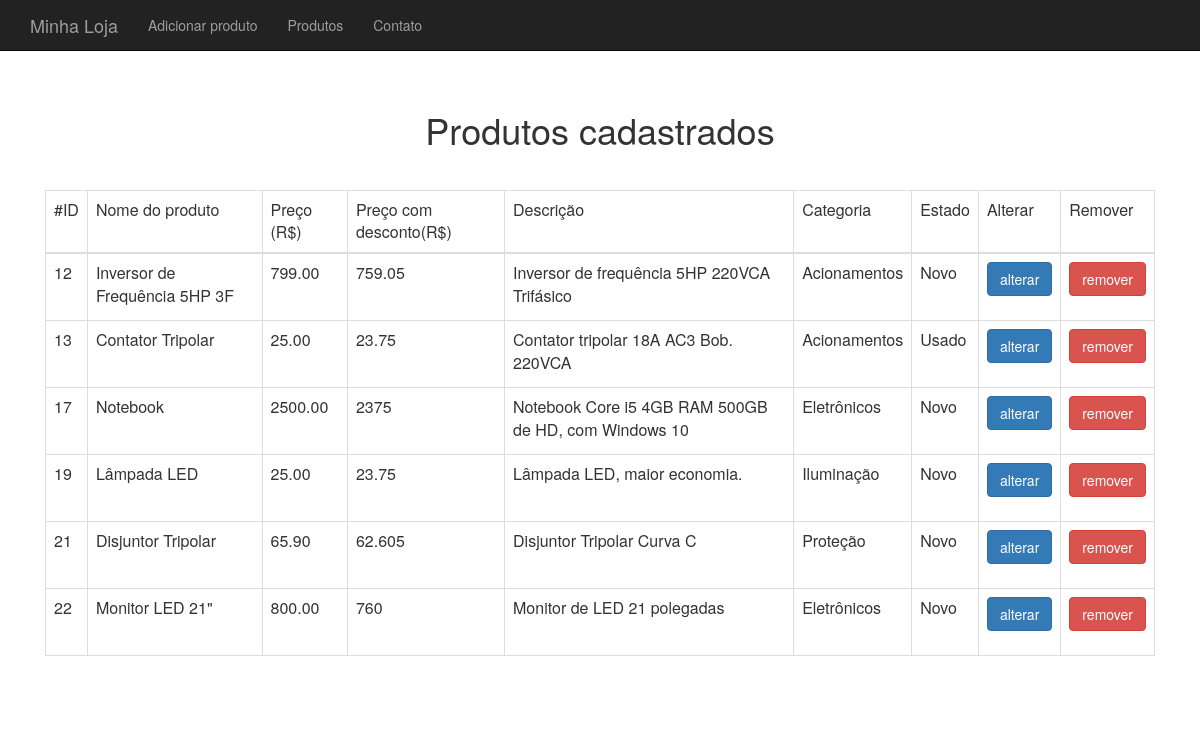
The app's page /produto-lista.php with its own data.
### tables this page shows
CREATE TABLE `produtos` (
  `id` int(11) NOT NULL,
  `nome` varchar(255) DEFAULT NULL,
  `preco` decimal(10,2) DEFAULT NULL,
  `descricao` mediumtext,
  `categoria_id` int(11) DEFAULT NULL,
  `usado` tinyint(1) DEFAULT '0'
);

CREATE TABLE `categorias` (
  `id` int(11) NOT NULL,
  `nome` varchar(255) NOT NULL
);

### banco-produto.php (called while the page is built, shortened)
<?php
require_once("class/Produto.php");
require_once("class/Categoria.php");
function listaProdutos($conexao) {
	$produtos = array();
	$resultado = mysqli_query($conexao, "select p.*,c.nome as categoria_nome
		from produtos as p join categorias as c on c.id=p.categoria_id");
	while($produto_array = mysqli_fetch_assoc($resultado)) {
		$categoria = new Categoria();
		$categoria->setNome ($produto_array['categoria_nome']);
		$nome = $produto_array['nome'];
		$descricao = $produto_array['descricao'];
		$preco = $produto_array['preco'];
		$usado = $produto_array['usado'];
		$produto = new Produto($nome, $preco, $descricao, $categoria, $usado);
		$produto->setId ($produto_array['id']);
		array_push($produtos, $produto);
	}
	return $produtos;
}

### class/Produto.php (called while the page is built, shortened)
<?php
class Produto {
	private $id;
	private $nome;
	private $descricao;
	private $categoria;
	private $usado;
	private $preco;
	function __construct($nome, $preco, $descricao, Categoria $categoria, $usado) {
		$this->nome = $nome;
		$this->preco = $preco;
		$this->descricao = $descricao;
		$this->categoria = $categoria;
		$this->usado = $usado;
	}
	public function precoComDesconto($desconto) {
		if ($desconto>0 && $desconto<=70) {
			return $this->preco -= $this->preco * ($desconto/100);
		} else {
			return "Desconto inválido...";
		}
	}
	public function getPreco() {
		return $this->preco;
	}
	public function getNome() {
		return $this->nome;
	}
	public function getId() {
		return $this->id;
	}
	public function setId($id) {
		if ($id != 0) {
			$this->id = $id;
		}
	}
	public function getDescricao() {
		return $this->descricao;
	}
	public function isUsado() {
		return $this->usado;
	}
	public function getCategoria() {
		return $this->categoria;
	}
}
 ?>

### class/Categoria.php (called while the page is built, shortened)
<?php
class Categoria {
	private $nome;
	public function getNome() {
		return $this->nome;
	}
	public function setNome($nome) {
		$this->nome = $nome;
	}
}
?>

### produto-lista.php (the view, shortened to what this page needs)
<?php
require_once("cabecalho.php");
require_once("banco-produto.php");
?>
<h1 style="margin-bottom: 40px;">Produtos cadastrados</h1>
<table class="table table-bordered table-hover">
	<thead>
		<td>#ID</td>
		<td>Nome do produto</td>
		<td>Preço (R$)</td>
		<td>Preço com desconto(R$)</td>
		<td>Descrição</td>
		<td>Categoria</td>
		<td>Estado</td>
		<td>Alterar</td>
		<td>Remover</td>
	</thead>
	<?php
		$produtos = listaProdutos($conexao);
		foreach($produtos as $produto) :
	?>
		<tr>
			<td><?= $produto->getId() ?></td>
			<td><?= $produto->getNome() ?></td>
			<td><?= $produto->getPreco() ?></td>
			<td><?= $produto->precoComDesconto(5)  ?></td>
			<td><?= substr($produto->getDescricao(), 0, 100) ?></td>
			<td><?= $produto->getCategoria()->getNome() ?></td>
			<td><?php if($produto->isUsado()){echo "Usado";} else {echo "Novo";}?></td>
			<td>
				<a href="altera-produto-formulario.php?id=<?=$produto->getId()?>" class="btn btn-primary" style="margin-bottom: 5px;">alterar</a>
			</td>
			<td>
				<form action="remove-produto.php" method="post">
					<button class="btn btn-danger">remover</button>
				</form>
			</td>
		</tr>
	<?php
		endforeach
	?>
</table>
<?php include("rodape.php") ?>

### cabecalho.php (shortened to what this page needs)
<html>
<head>
    <link href="css/bootstrap/bootstrap.css" rel="stylesheet" />
    <link href="css/loja.css" rel="stylesheet" />
</head>
<body>
	<div class="navbar navbar-inverse navbar-fixed-top">
		<div class="container">
			<div class="navbar-header">
				<a class="navbar-brand" href="index.php">Minha Loja</a>
			</div>
			<div>
				<ul class="nav navbar-nav">
					<li><a href="produto-formulario.php">Adicionar produto</a></li>
					<li><a href="produto-lista.php">Produtos</a></li>
					<li><a href="contato.php">Contato</a></li>
				</ul>
			</div>
		</div>
	</div>
    <div class="container">
        <div class="principal">

### rodape.php
        </div>
    </div>
</body>
</html>

### css/loja.css (style rules this page uses)
body { padding-top: 50px; }
.principal { padding: 40px 15px; text-align: center; }

### records on screen
produtos: id "12", nome "Inversor de Frequência 5HP 3F", preco "799.00", precoComDesconto "759.05", descricao "Inversor de frequência 5HP 220VCA Trifásico", categoria.nome "Acionamentos", usado "Novo"
produtos: id "13", nome "Contator Tripolar", preco "25.00", precoComDesconto "23.75", descricao "Contator tripolar 18A AC3 Bob. 220VCA", categoria.nome "Acionamentos", usado "Usado"
produtos: id "17", nome "Notebook", preco "2500.00", precoComDesconto "2375", descricao "Notebook Core i5 4GB RAM 500GB de HD, com Windows 10", categoria.nome "Eletrônicos", usado "Novo"
produtos: id "19", nome "Lâmpada LED", preco "25.00", precoComDesconto "23.75", descricao "Lâmpada LED, maior economia.", categoria.nome "Iluminação", usado "Novo"
produtos: id "21", nome "Disjuntor Tripolar", preco "65.90", precoComDesconto "62.605", descricao "Disjuntor Tripolar Curva C", categoria.nome "Proteção", usado "Novo"
produtos: id "22", nome "Monitor LED 21\"", preco "800.00", precoComDesconto "760", descricao "Monitor de LED 21 polegadas", categoria.nome "Eletrônicos", usado "Novo"
